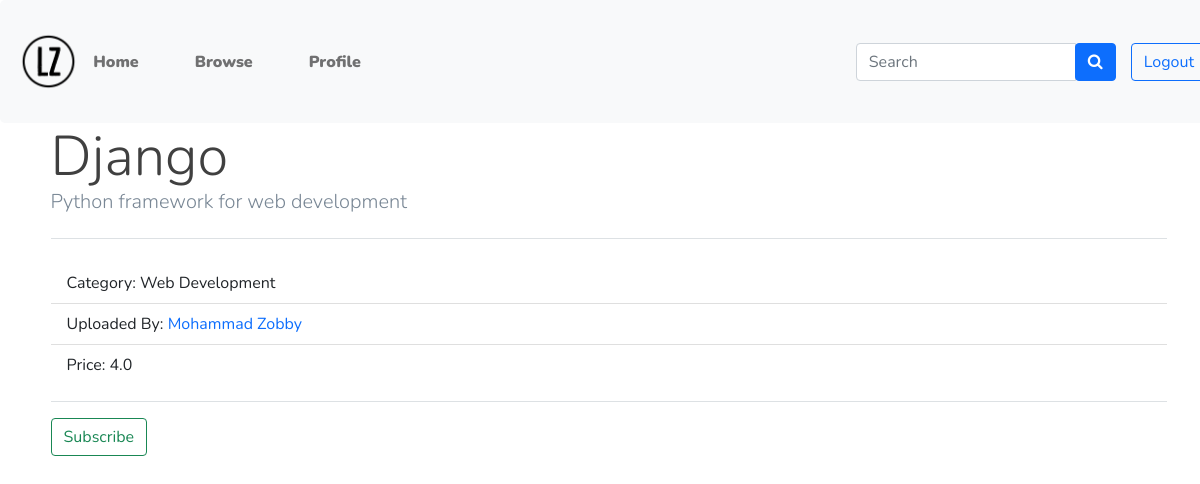
Screenshot of /course/1/ (signed in) with the database file from the repository.
### main/models.py (models this page shows, shortened)
class Course(models.Model):
    name = models.CharField(max_length=100)
    uploaded_by = models.ForeignKey(Teacher, on_delete=models.CASCADE)
    description = models.TextField(max_length=1000)
    category = models.ForeignKey(Categories, on_delete=models.SET_NULL, null=True)
    price = models.FloatField(default=0.0)
    approved = models.BooleanField(default=False)
    approval_message = models.CharField(max_length=200, null=True, blank=True)
    def check_subscription(self, user):
        student = Student.objects.get(user=user)
        try:
            s=Subscription.objects.get(student=student, course=self)
            if s.flag==True:
                return True
            else:
                return False
        except:
            return False

class Categories(models.Model):
    name = models.CharField(max_length=20)
    def __str__(self):
        return self.name

class Teacher(models.Model):
    user = models.OneToOneField(User, on_delete=models.CASCADE)
    cv = models.FileField(upload_to='cvs/')
    bio = models.CharField(null=True, max_length=100, blank=True)
    address = models.CharField(max_length=200, blank=True)
    photo = models.FileField(null=True, blank=True)
    phone = models.CharField(null=True, max_length=20, blank=True)
    approved = models.BooleanField(default=False)

class User(AbstractUser):
  USER_TYPE_CHOICES = (
      (1, 'student'),
      (2, 'teacher'),
      (3, 'admin'),
  )
  user_type = models.PositiveSmallIntegerField(choices=USER_TYPE_CHOICES, default=3)

### main/views.py (the view, shortened to what this page needs)
# urls.py: path('course/<str:id>/', views.course, name='course_details'),
def course(request, id):
    course = models.Course.objects.get(id=id)
    if request.user.is_authenticated:
        if request.user.user_type==1:
            context={
                'course' : models.Course.objects.get(id=id)
            }
            return render(request, 'student/course.html', context)
    else:
        context={
                'course' : course
            }
        return render(request, 'student/course.html', context)

### main/templatetags/tags.py (called while the page is built)
@register.simple_tag
def check_subscription(course, user):
    if course.check_subscription(user):
        return True
    return False

### main/templates/student/course.html (shortened to what this page needs)
{% extends '../base.html'%}
{% load tags%}
{% load static %}
{% block content %}
<div class="jumbotron container">
    <h1 class="display-4">{{course.name}}</h1>
    <p class="lead">{{course.description}}</p>
    <hr class="my-4">
    <p>
        <ul class="list-group list-group-flush">
            <li class="list-group-item">Category: {{course.category}}</li>
            <li class="list-group-item">Uploaded By: <a style="text-decoration: none;" href="{% url 'view_teacher' course.uploaded_by.user.username %}">{{course.uploaded_by.user.first_name}} {{course.uploaded_by.user.last_name}}</a></li>
            <li class="list-group-item">Price: {{course.price}}</li>
          </ul>
          <hr>
    </p>
    {% if request.user.user_type is 1 %}
      {% check_subscription course request.user as subscription %}
      <button class="btn btn-outline-success" onclick="payment_confirm('{% if subscription %}unsubscribe{%else%}subscribe{%endif%}')">{% if subscription %}Unsubscribe{%else%}Subscribe{%endif%}</button>
    {% endif %}
  </div>
{% endblock %}

### main/static/css/style.css (style rules this page uses)
body { font-family: "Nunito", sans-serif; font-weight: normal; font-style: normal; color: #798795; overflow-X: hidden; }
* { margin: 0; padding: 0; -webkit-box-sizing: border-box; -moz-box-sizing: border-box; box-sizing: border-box; }
i, span, a { display: inline-block; }
h1, h2, h3, h4, h5, h6 { font-family: "Nunito", sans-serif; font-weight: 800; color: #404040; margin: 0px; }
h1 { font-size: 48px; }
ul, ol { margin: 0px; padding: 0px; list-style-type: none; }
p { font-size: 14px; font-weight: 400; line-height: 24px; color: #798795; margin: 0px; font-family: "Nunito", sans-serif; }

### rows the page displays
Course: name "Django", description "Python framework for web development", category "Web Development", uploaded_by.user.first_name "Mohammad", uploaded_by.user.last_name "Zobby", price "4.0"
